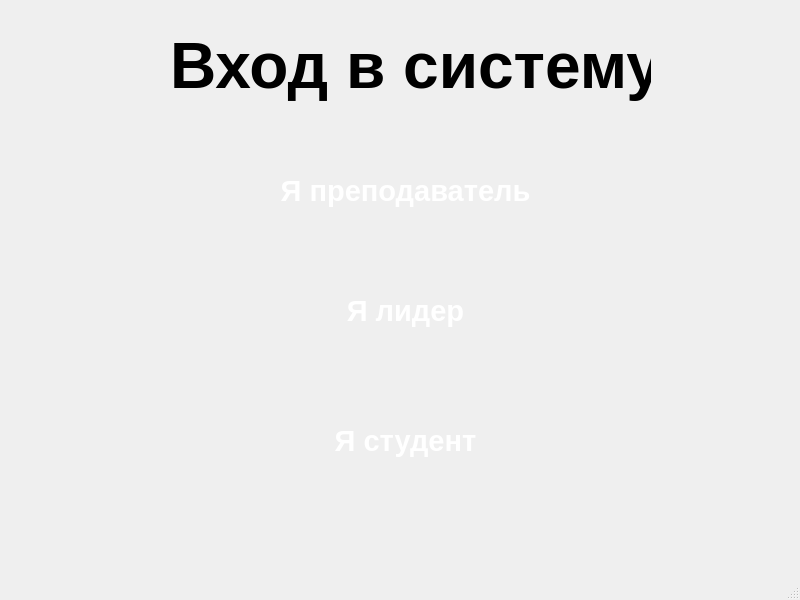
<?xml version="1.0" encoding="UTF-8"?>
<ui version="4.0">
 <class>ARM</class>
 <widget class="QMainWindow" name="ARM">
  <property name="geometry">
   <rect>
    <x>0</x>
    <y>0</y>
    <width>800</width>
    <height>600</height>
   </rect>
  </property>
  <property name="windowTitle">
   <string>ARM</string>
  </property>
  <widget class="QWidget" name="centralwidget">
   <widget class="QPushButton" name="btnTeacher">
    <property name="geometry">
     <rect>
      <x>200</x>
      <y>140</y>
      <width>411</width>
      <height>101</height>
     </rect>
    </property>
    <property name="font">
     <font>
      <pointsize>22</pointsize>
      <bold>true</bold>
     </font>
    </property>
    <property name="styleSheet">
     <string notr="true">QPushButton {
    /* Исходный градиент: от тёмно-фиолетового (#4B0082) к пурпурному (#8B008B) */
    background: qlineargradient(x1:0, y1:0, x2:1, y2:1,
        stop:0 #4B0082, stop:1 #8B008B);
    color: white;
    border-radius: 20px;
    border: none;
    padding: 10px;
}

QPushButton:hover {
    /* Новый градиент: добавляем ярко-розовый (#FF00FF) */
    background: qlineargradient(x1:0, y1:0, x2:1, y2:1,
        stop:0 #FF00FF, stop:1 #8B008B);
}

QPushButton:pressed {
    /* При нажатии — более тёмный розовый (#CC00CC) */
    background: qlineargradient(x1:0, y1:0, x2:1, y2:1,
        stop:0 #CC00CC, stop:1 #6A006A);
}</string>
    </property>
    <property name="text">
     <string>Я преподаватель</string>
    </property>
    <property name="autoRepeat">
     <bool>false</bool>
    </property>
   </widget>
   <widget class="QPushButton" name="btnLeader">
    <property name="geometry">
     <rect>
      <x>200</x>
      <y>260</y>
      <width>411</width>
      <height>101</height>
     </rect>
    </property>
    <property name="font">
     <font>
      <pointsize>22</pointsize>
      <bold>true</bold>
     </font>
    </property>
    <property name="styleSheet">
     <string notr="true">QPushButton {
    /* Исходный градиент: от тёмно-фиолетового (#4B0082) к пурпурному (#8B008B) */
    background: qlineargradient(x1:0, y1:0, x2:1, y2:1,
        stop:0 #4B0082, stop:1 #8B008B);
    color: white;
    border-radius: 20px;
    border: none;
    padding: 10px;
}

QPushButton:hover {
    /* Новый градиент: добавляем ярко-розовый (#FF00FF) */
    background: qlineargradient(x1:0, y1:0, x2:1, y2:1,
        stop:0 #FF00FF, stop:1 #8B008B);
}

QPushButton:pressed {
    /* При нажатии — более тёмный розовый (#CC00CC) */
    background: qlineargradient(x1:0, y1:0, x2:1, y2:1,
        stop:0 #CC00CC, stop:1 #6A006A);
}</string>
    </property>
    <property name="text">
     <string>Я лидер</string>
    </property>
   </widget>
   <widget class="QPushButton" name="btnStudent">
    <property name="geometry">
     <rect>
      <x>200</x>
      <y>390</y>
      <width>411</width>
      <height>101</height>
     </rect>
    </property>
    <property name="font">
     <font>
      <pointsize>22</pointsize>
      <bold>true</bold>
     </font>
    </property>
    <property name="styleSheet">
     <string notr="true">QPushButton {
    /* Исходный градиент: от тёмно-фиолетового (#4B0082) к пурпурному (#8B008B) */
    background: qlineargradient(x1:0, y1:0, x2:1, y2:1,
        stop:0 #4B0082, stop:1 #8B008B);
    color: white;
    border-radius: 20px;
    border: none;
    padding: 10px;
}

QPushButton:hover {
    /* Новый градиент: добавляем ярко-розовый (#FF00FF) */
    background: qlineargradient(x1:0, y1:0, x2:1, y2:1,
        stop:0 #FF00FF, stop:1 #8B008B);
}

QPushButton:pressed {
    /* При нажатии — более тёмный розовый (#CC00CC) */
    background: qlineargradient(x1:0, y1:0, x2:1, y2:1,
        stop:0 #CC00CC, stop:1 #6A006A);
}</string>
    </property>
    <property name="text">
     <string>Я студент</string>
    </property>
   </widget>
   <widget class="QLabel" name="label">
    <property name="geometry">
     <rect>
      <x>170</x>
      <y>20</y>
      <width>481</width>
      <height>91</height>
     </rect>
    </property>
    <property name="font">
     <font>
      <pointsize>48</pointsize>
      <bold>true</bold>
     </font>
    </property>
    <property name="styleSheet">
     <string notr="true"/>
    </property>
    <property name="text">
     <string>Вход в систему</string>
    </property>
   </widget>
  </widget>
  <widget class="QMenuBar" name="menubar">
   <property name="geometry">
    <rect>
     <x>0</x>
     <y>0</y>
     <width>800</width>
     <height>21</height>
    </rect>
   </property>
  </widget>
  <widget class="QStatusBar" name="statusbar"/>
 </widget>
 <resources/>
 <connections/>
</ui>
